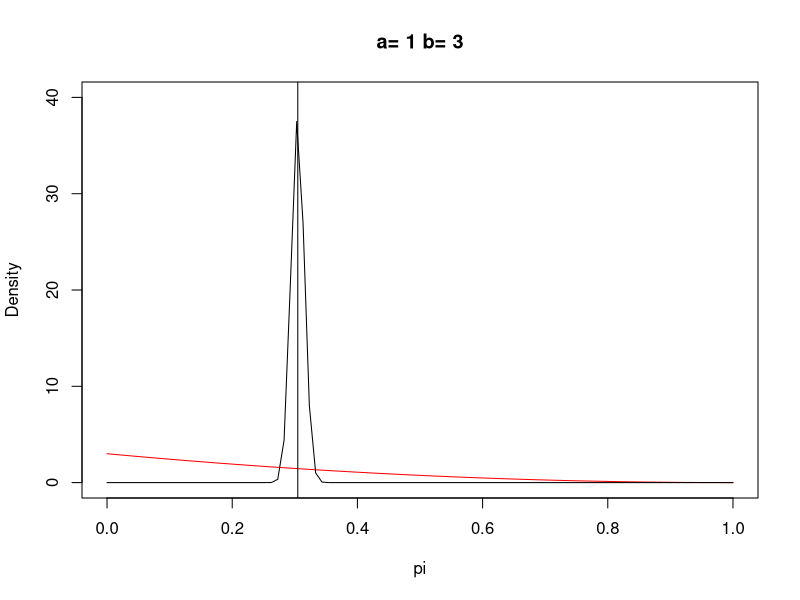
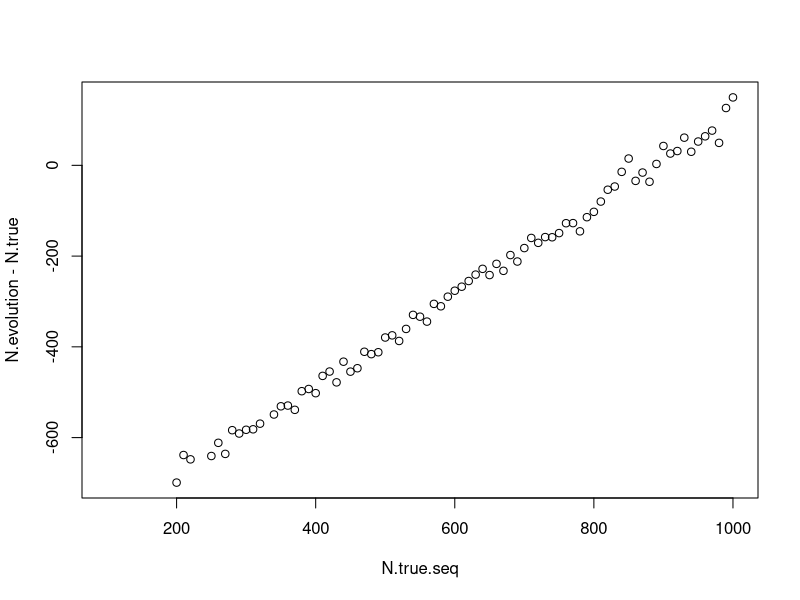

These charts were generated, in order, by the following R code:
## ---- chunk 1
rm(list=ls())
library(tibble)
library(ggplot2)
set.seed(32)
## ---- chunk 2
knitr::opts_chunk$set(warning = FALSE, message = FALSE) 
## ---- chunk 3
my.qbinom <- function(u, N, pi){
  p <- sapply(c(0:N), FUN=function(n) choose(N, n)*pi^n*(1-pi)^{N-n})
  cdf <- cumsum(p)
  return(findInterval(u, cdf))
}

my.rbinom <- function(N, pi, n.iter=1){
  U <- runif(n=n.iter, min=0, max=1)
  res <- sapply(U, FUN=function(u) my.qbinom(u,N, pi))
  return(res)
}
## ---- chunk 4
n.iter <- 10000
N <- 125
pi <- 0.15

generated.C1 <- my.rbinom(N, pi, n.iter)
## ---- chunk 5
resultats <- data.frame(n=1:n.iter, valeurs=factor(generated.C1, levels = 0:N))
## ---- chunk 6
capture.sim <- function(N, pi){
  C1 <- my.rbinom(N=N, pi=pi)
  C20 <- my.rbinom(N=N-C1, pi=pi)
  C21 <- my.rbinom(N=C1, pi=pi)
  return(tibble(C1=C1, C20=C20, C21=C21))
}

capture.sim(N, pi)
## ---- chunk 7
set.seed(32)
N = 950
pi = 0.3
df <- capture.sim(N, pi)
C1 <- df$C1
C2 <- df$C20 + df$C21
## ---- chunk 8
a <- 1
b <- 3
a.post <- C1 + C2 + a
b.post <- 2*N - C1 - C2 + b
pi.MLE <- (C1 + C2)/(2*N)

p_val<- seq(0, 1, length.out=100)
## ---- chunk 9
plot(p_val, dbeta(p_val, a, b),type="l",col="red",ylab="Density",xlab="pi",main=paste("a=",a,"b=",b),ylim=c(0,40))
points(p_val, dbeta(p_val,a.post,b.post),type="l")
abline(v=pi.MLE)
## ---- chunk 10
C1 <- 125
C20 <- 134
C21 <- 21
C2 <- C20 + C21

N.hat <- C1*C2/C21
round(N.hat, 0)
## ---- chunk 11
n.iter <- 100
N.true <- 923
pi.true <- 0.15

N.MC <- function(N, pi, n.iter){
  df.repeated <- replicate(n.iter, capture.sim(N, pi)) %>% drop() %>% t() %>% as.data.frame()
  N.hat.repeated <- apply(df.repeated, MARGIN=1, FUN = function(x) x$C1*(x$C20+x$C21)/x$C21)
  df.repeated$N.hat <- N.hat.repeated
  N.monte.carlo <- mean(df.repeated$N.hat)
  return(N.monte.carlo)
}

N.MC(N.true, pi.true, n.iter)
## ---- chunk 12
N.true.seq <- seq(100, 1000, 10)
N.evolution <- sapply(N.true.seq, FUN=function(n) N.MC(n, pi.true,n.iter))
## ---- chunk 13
plot(N.true.seq, N.evolution-N.true)
